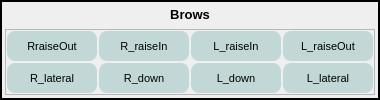
              <widget class="QFrame" name="frame_24">
               <property name="maximumSize">
                <size>
                 <width>16777215</width>
                 <height>120</height>
                </size>
               </property>
               <property name="frameShape">
                <enum>QFrame::WinPanel</enum>
               </property>
               <property name="frameShadow">
                <enum>QFrame::Plain</enum>
               </property>
               <layout class="QGridLayout" name="gridLayout_31">
                <property name="leftMargin">
                 <number>3</number>
                </property>
                <property name="topMargin">
                 <number>3</number>
                </property>
                <property name="rightMargin">
                 <number>3</number>
                </property>
                <property name="bottomMargin">
                 <number>3</number>
                </property>
                <item row="0" column="0">
                 <widget class="QLabel" name="label_11">
                  <property name="maximumSize">
                   <size>
                    <width>16777215</width>
                    <height>30</height>
                   </size>
                  </property>
                  <property name="font">
                   <font>
                    <pointsize>10</pointsize>
                    <weight>75</weight>
                    <bold>true</bold>
                   </font>
                  </property>
                  <property name="text">
                   <string>Brows</string>
                  </property>
                  <property name="alignment">
                   <set>Qt::AlignCenter</set>
                  </property>
                 </widget>
                </item>
                <item row="1" column="0">
                 <widget class="QFrame" name="frame_26">
                  <property name="frameShape">
                   <enum>QFrame::StyledPanel</enum>
                  </property>
                  <property name="frameShadow">
                   <enum>QFrame::Plain</enum>
                  </property>
                  <layout class="QGridLayout" name="gridLayout_32">
                   <property name="leftMargin">
                    <number>1</number>
                   </property>
                   <property name="topMargin">
                    <number>1</number>
                   </property>
                   <property name="rightMargin">
                    <number>1</number>
                   </property>
                   <property name="bottomMargin">
                    <number>1</number>
                   </property>
                   <property name="spacing">
                    <number>2</number>
                   </property>
                   <item row="0" column="0">
                    <widget class="QPushButton" name="CTRL_R_brow_raiseOut">
                     <property name="minimumSize">
                      <size>
                       <width>90</width>
                       <height>30</height>
                      </size>
                     </property>
                     <property name="font">
                      <font>
                       <pointsize>8</pointsize>
                       <weight>50</weight>
                       <bold>false</bold>
                      </font>
                     </property>
                     <property name="styleSheet">
                      <string notr="true">QPushButton{
background-color: rgba(165, 200, 198, 155);
border-style: outset;
border-width: 0px;
border-radius: 8px;
border-color: red;
}
QPushButton:hover{
background-color:rgba(0,0,200,60); 
color: black;}
QPushButton:checked{
background-color: rgba(0,255, 0 ,200);
border-style: inset; }

</string>
                     </property>
                     <property name="text">
                      <string>RraiseOut</string>
                     </property>
                    </widget>
                   </item>
                   <item row="0" column="1">
                    <widget class="QPushButton" name="CTRL_R_brow_raiseIn">
                     <property name="minimumSize">
                      <size>
                       <width>90</width>
                       <height>30</height>
                      </size>
                     </property>
                     <property name="font">
                      <font>
                       <pointsize>8</pointsize>
                       <weight>50</weight>
                       <bold>false</bold>
                      </font>
                     </property>
                     <property name="styleSheet">
                      <string notr="true">QPushButton{
background-color: rgba(165, 200, 198, 155);
border-style: outset;
border-width: 0px;
border-radius: 8px;
border-color: red;
}
QPushButton:hover{
background-color:rgba(0,0,200,60); 
color: black;}
QPushButton:checked{
background-color: rgba(0,255, 0 ,200);
border-style: inset; }

</string>
                     </property>
                     <property name="text">
                      <string>R_raiseIn</string>
                     </property>
                    </widget>
                   </item>
                   <item row="0" column="2">
                    <widget class="QPushButton" name="CTRL_L_brow_raiseIn">
                     <property name="minimumSize">
                      <size>
                       <width>90</width>
                       <height>30</height>
                      </size>
                     </property>
                     <property name="font">
                      <font>
                       <pointsize>8</pointsize>
                       <weight>50</weight>
                       <bold>false</bold>
                      </font>
                     </property>
                     <property name="styleSheet">
                      <string notr="true">QPushButton{
background-color: rgba(165, 200, 198, 155);
border-style: outset;
border-width: 0px;
border-radius: 8px;
border-color: red;
}
QPushButton:hover{
background-color:rgba(0,0,200,60); 
color: black;}
QPushButton:checked{
background-color: rgba(0,255, 0 ,200);
border-style: inset; }

</string>
                     </property>
                     <property name="text">
                      <string>L_raiseIn</string>
                     </property>
                    </widget>
                   </item>
                   <item row="0" column="3">
                    <widget class="QPushButton" name="CTRL_L_brow_raiseOut">
                     <property name="minimumSize">
                      <size>
                       <width>90</width>
                       <height>30</height>
                      </size>
                     </property>
                     <property name="font">
                      <font>
                       <pointsize>8</pointsize>
                       <weight>50</weight>
                       <bold>false</bold>
                      </font>
                     </property>
                     <property name="styleSheet">
                      <string notr="true">QPushButton{
background-color: rgba(165, 200, 198, 155);
border-style: outset;
border-width: 0px;
border-radius: 8px;
border-color: red;
}
QPushButton:hover{
background-color:rgba(0,0,200,60); 
color: black;}
QPushButton:checked{
background-color: rgba(0,255, 0 ,200);
border-style: inset; }

</string>
                     </property>
                     <property name="text">
                      <string>L_raiseOut</string>
                     </property>
                    </widget>
                   </item>
                   <item row="1" column="0">
                    <widget class="QPushButton" name="CTRL_R_brow_lateral">
                     <property name="minimumSize">
                      <size>
                       <width>0</width>
                       <height>30</height>
                      </size>
                     </property>
                     <property name="font">
                      <font>
                       <pointsize>8</pointsize>
                       <weight>50</weight>
                       <bold>false</bold>
                      </font>
                     </property>
                     <property name="styleSheet">
                      <string notr="true">QPushButton{
background-color: rgba(165, 200, 198, 155);
border-style: outset;
border-width: 0px;
border-radius: 8px;
border-color: red;
}
QPushButton:hover{
background-color:rgba(0,0,200,60); 
color: black;}
QPushButton:checked{
background-color: rgba(0,255, 0 ,200);
border-style: inset; }

</string>
                     </property>
                     <property name="text">
                      <string>R_lateral</string>
                     </property>
                    </widget>
                   </item>
                   <item row="1" column="1">
                    <widget class="QPushButton" name="CTRL_R_brow_down">
                     <property name="minimumSize">
                      <size>
                       <width>0</width>
                       <height>30</height>
                      </size>
                     </property>
                     <property name="font">
                      <font>
                       <pointsize>8</pointsize>
                       <weight>50</weight>
                       <bold>false</bold>
                      </font>
                     </property>
                     <property name="styleSheet">
                      <string notr="true">QPushButton{
background-color: rgba(165, 200, 198, 155);
border-style: outset;
border-width: 0px;
border-radius: 8px;
border-color: red;
}
QPushButton:hover{
background-color:rgba(0,0,200,60); 
color: black;}
QPushButton:checked{
background-color: rgba(0,255, 0 ,200);
border-style: inset; }

</string>
                     </property>
                     <property name="text">
                      <string>R_down</string>
                     </property>
                    </widget>
                   </item>
                   <item row="1" column="2">
                    <widget class="QPushButton" name="CTRL_L_brow_down">
                     <property name="minimumSize">
                      <size>
                       <width>0</width>
                       <height>30</height>
                      </size>
                     </property>
                     <property name="font">
                      <font>
                       <pointsize>8</pointsize>
                       <weight>50</weight>
                       <bold>false</bold>
                      </font>
                     </property>
                     <property name="styleSheet">
                      <string notr="true">QPushButton{
background-color: rgba(165, 200, 198, 155);
border-style: outset;
border-width: 0px;
border-radius: 8px;
border-color: red;
}
QPushButton:hover{
background-color:rgba(0,0,200,60); 
color: black;}
QPushButton:checked{
background-color: rgba(0,255, 0 ,200);
border-style: inset; }

</string>
                     </property>
                     <property name="text">
                      <string>L_down</string>
                     </property>
                    </widget>
                   </item>
                   <item row="1" column="3">
                    <widget class="QPushButton" name="CTRL_L_brow_lateral">
                     <property name="minimumSize">
                      <size>
                       <width>0</width>
                       <height>30</height>
                      </size>
                     </property>
                     <property name="font">
                      <font>
                       <pointsize>8</pointsize>
                       <weight>50</weight>
                       <bold>false</bold>
                      </font>
                     </property>
                     <property name="styleSheet">
                      <string notr="true">QPushButton{
background-color: rgba(165, 200, 198, 155);
border-style: outset;
border-width: 0px;
border-radius: 8px;
border-color: red;
}
QPushButton:hover{
background-color:rgba(0,0,200,60); 
color: black;}
QPushButton:checked{
background-color: rgba(0,255, 0 ,200);
border-style: inset; }

</string>
                     </property>
                     <property name="text">
                      <string>L_lateral</string>
                     </property>
                    </widget>
                   </item>
                  </layout>
                 </widget>
                </item>
               </layout>
              </widget>
